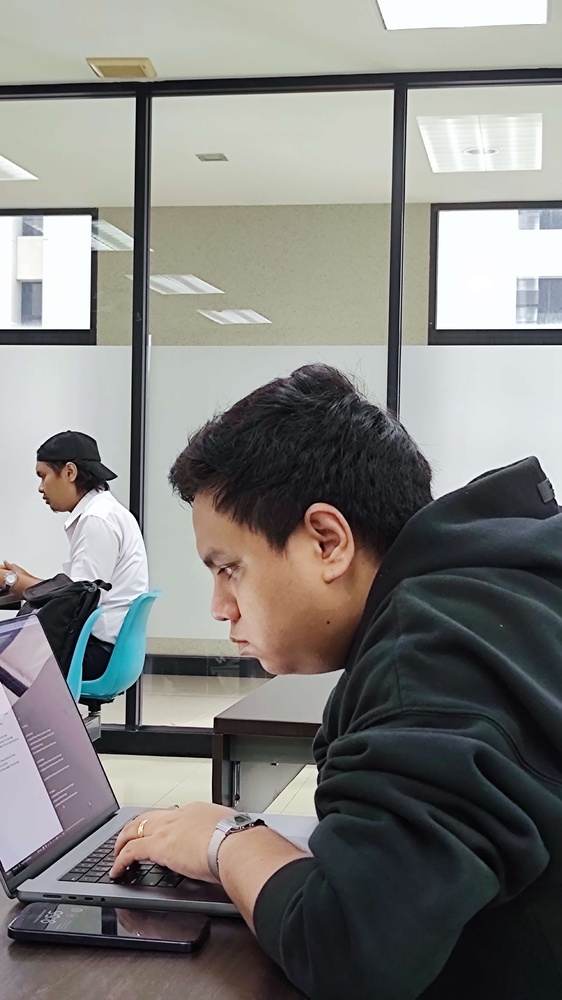
#> input picture quiz/acm.jpg, 562 x 1000 px, shrunk from 2610 x 4640 before the run
$ python q3.py
#> lines starting #> are read from the running program, lines starting #| are printed output that depends on the picture
# -*- coding: utf-8 -*-
"""
Created on Tue Dec 26 10:29:31 2023

@author: Lynn Thit Nyi Nyi
"""

import numpy as np
import cv2 as cv
from matplotlib import pyplot as plt

# Read color image
img_color = cv.imread('acm.jpg', cv.IMREAD_COLOR)
#> img_color is the input picture: shape (1000, 562, 3); mean B, G, R 125.2, 127.9, 128.5

# Display the original color image
plt.imshow(cv.cvtColor(img_color, cv.COLOR_BGR2RGB))
plt.title('Original Color Image')
plt.show()

# Convert color image to RGB
img_rgb = cv.cvtColor(img_color, cv.COLOR_BGR2RGB)

# Extract R, G, and B components
r_channel = img_rgb[:, :, 0]
b_channel = img_rgb[:, :, 2]

# Perform histogram matching on R and B components
r_equ = cv.equalizeHist(r_channel)
b_equ = cv.equalizeHist(b_channel)
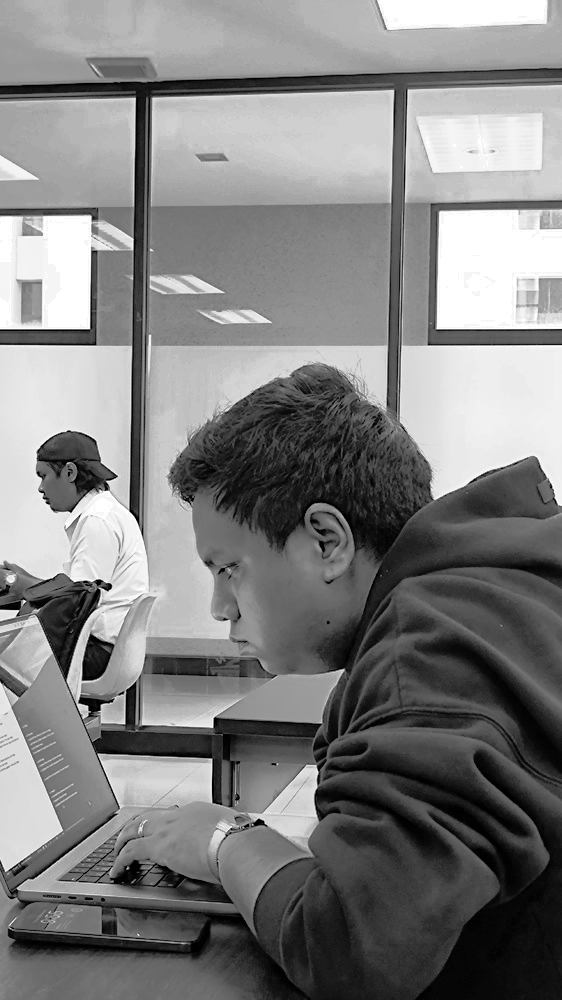
#> b_equ: shape (1000, 562); min 0, max 255, mean 128.3

# Create new color image with equalized R and B components
img_equalized = img_rgb.copy()
img_equalized[:, :, 0] = r_equ
img_equalized[:, :, 2] = b_equ
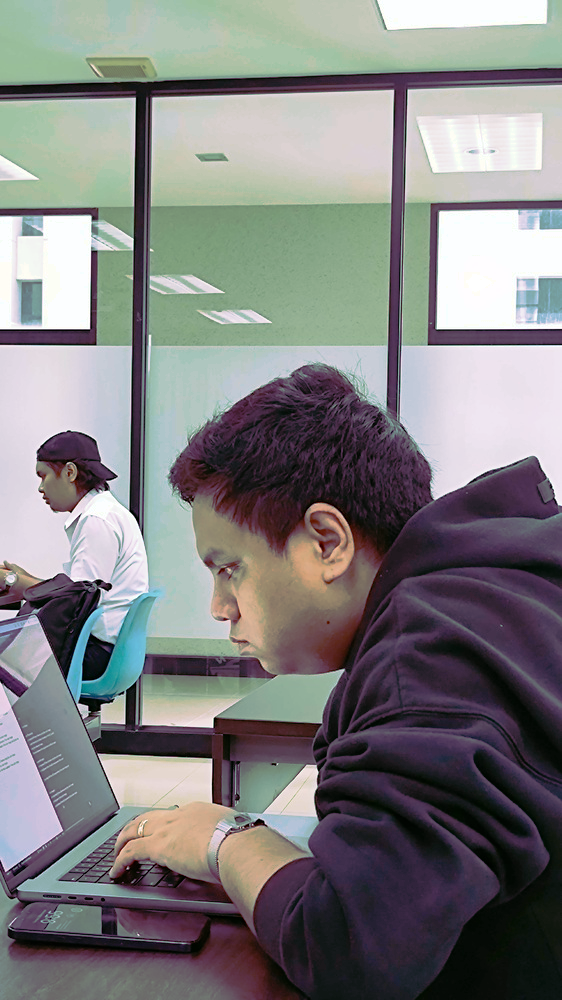
#> img_equalized: shape (1000, 562, 3); mean R, G, B 128.3, 127.9, 128.3

# Display the result after histogram matching
plt.subplot(1, 2, 1)
plt.imshow(img_rgb)
plt.title('Original Color Image')

plt.subplot(1, 2, 2)
plt.imshow(img_equalized)
plt.title('After Histogram Matching')

plt.show()

# Plot histograms of R and B components
plt.figure(figsize=(12, 6))

plt.subplot(1, 2, 1)
plt.hist(r_channel.flatten(), bins=256, color='red', alpha=0.7, rwidth=0.8)
plt.title('(Before) Histogram of R Component for whole image')

plt.subplot(1, 2, 2)
plt.hist(b_channel.flatten(), bins=256, color='blue', alpha=0.7, rwidth=0.8)
plt.title('(After) Histogram of B Component for whole image')

plt.show()
#> figure, not shown here; panel 1: tallest bar 16667 high, from x = 249.1 to 249.9; panel 2: tallest bar 20303 high, from x = 254.1 to 254.9

# Plot histograms of R and B components
plt.figure(figsize=(12, 6))

plt.subplot(1, 2, 1)
plt.hist(r_equ.flatten(), bins=256, color='red', alpha=0.7, rwidth=0.8)
plt.title('(Before) Histogram of R Component for whole image')

plt.subplot(1, 2, 2)
plt.hist(b_equ.flatten(), bins=256, color='blue', alpha=0.7, rwidth=0.8)
plt.title('(After) Histogram of B Component for whole image')

plt.show()
#> figure, not shown here; panel 1: tallest bar 16667 high, from x = 251.1 to 251.9; panel 2: tallest bar 20303 high, from x = 254.1 to 254.9

# Perform local histogram equalization on the third quadrant of the color image
height, width, _ = img_rgb.shape
#> height = 1000; width = 562
third_quadrant = img_rgb[height//2:, :width//2]
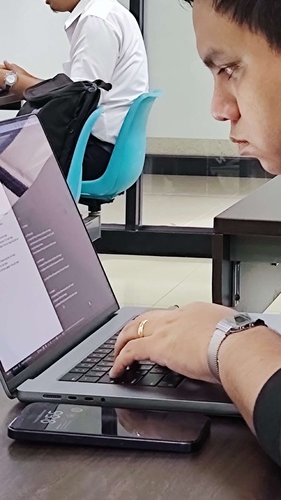
#> third_quadrant: shape (500, 281, 3); mean R, G, B 132.2, 126, 125.8

r_third_quadrant = third_quadrant[:, :, 0]
b_third_quadrant = third_quadrant[:, :, 2]

r_equ_third_quadrant = cv.equalizeHist(r_third_quadrant)
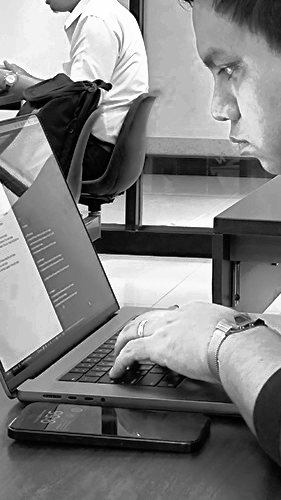
#> r_equ_third_quadrant: shape (500, 281); min 0, max 255, mean 127.8
b_equ_third_quadrant = cv.equalizeHist(b_third_quadrant)
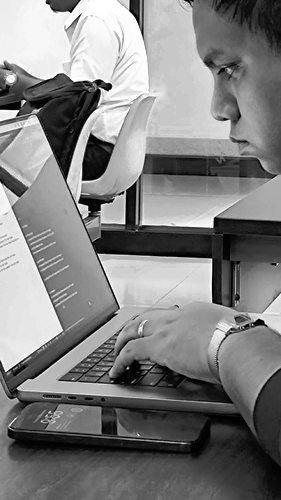
#> b_equ_third_quadrant: shape (500, 281); min 0, max 255, mean 128

img_equalized_third_quadrant = third_quadrant.copy()
img_equalized_third_quadrant[:, :, 0] = r_equ_third_quadrant
img_equalized_third_quadrant[:, :, 2] = b_equ_third_quadrant
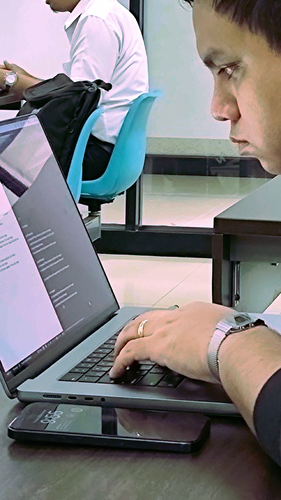
#> img_equalized_third_quadrant: shape (500, 281, 3); mean R, G, B 127.8, 126, 128

# Compute and plot the histogram of the color image
plt.figure(figsize=(12, 6))

plt.subplot(1, 2, 1)
plt.hist(r_third_quadrant.flatten(), bins=256, color='red', alpha=0.7, rwidth=0.8)
plt.title('Histogram of R Component in Third Quadrant')

plt.subplot(1, 2, 2)
plt.hist(b_third_quadrant.flatten(), bins=256, color='blue', alpha=0.7, rwidth=0.8)
plt.title('Histogram of B Component in Third Quadrant')

plt.show()
#> figure, not shown here; panel 1: tallest bar 2702 high, from x = 191.3 to 192.1; panel 2: tallest bar 2981 high, from x = 190.4 to 191.2

# Compute and plot the histogram of the color image
plt.figure(figsize=(12, 6))

plt.subplot(1, 2, 1)
plt.hist(r_equ_third_quadrant.flatten(), bins=256, color='red', alpha=0.7, rwidth=0.8)
plt.title('(Before) Histogram of R Component in 3rd Quadrant')

plt.subplot(1, 2, 2)
plt.hist(b_equ_third_quadrant.flatten(), bins=256, color='blue', alpha=0.7, rwidth=0.8)
plt.title('(After) Histogram of B Component in 3rd Quadrant')

plt.show()
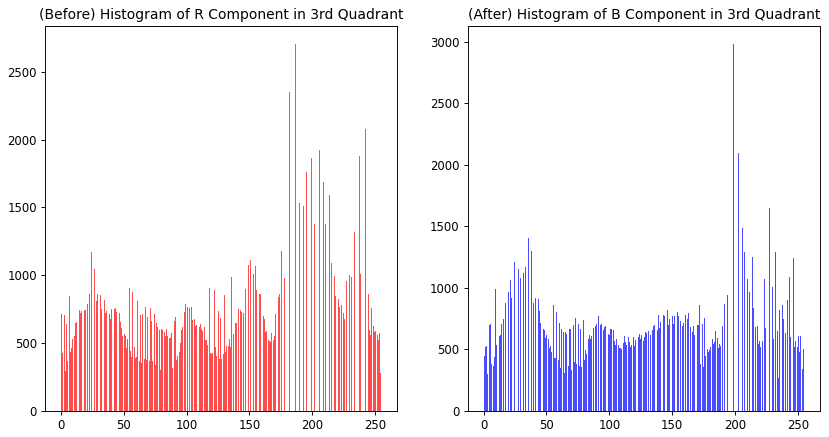
#> figure drawn by matplotlib, 2 panels; panel 1: tallest bar 2702 high, from x = 186.4 to 187.2; panel 2: tallest bar 2981 high, from x = 198.3 to 199.1


# Display the result before and after local histogram equalization in the third quadrant
plt.figure(figsize=(12, 6))

# Before local histogram equalization
plt.subplot(1, 2, 1)
plt.imshow(third_quadrant)
plt.title('Before Local Histogram Equalization')


# After local histogram equalization
plt.subplot(1, 2, 2)
plt.imshow(img_equalized_third_quadrant)
plt.title('After Local Histogram Equalization')

plt.show()

$ run again, with quiz/dog.jpg copied over quiz/acm.jpg
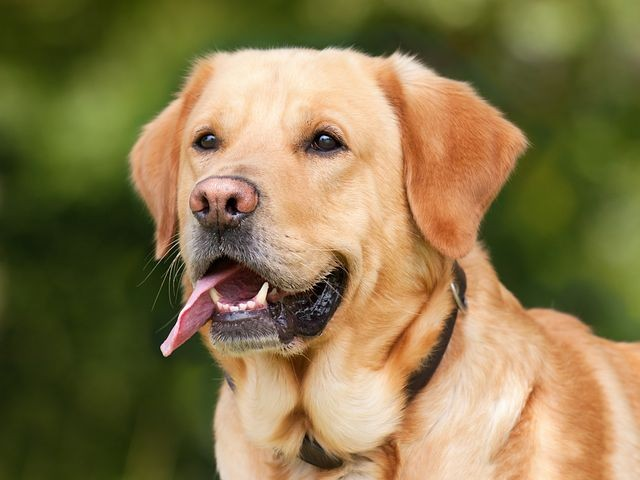
#> input picture quiz/dog.jpg, 640 x 480 px
#> img_color is the input picture: shape (480, 640, 3); mean B, G, R 76.2, 119.6, 136.3
#> `img_equalized_third_quadrant[:, :, 2] = b_equ_third_quadrant`:
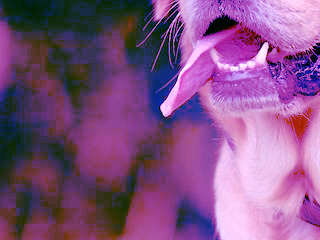
#> img_equalized_third_quadrant: shape (240, 320, 3); mean R, G, B 129.3, 81.5, 130.1
#> `plt.show()`:
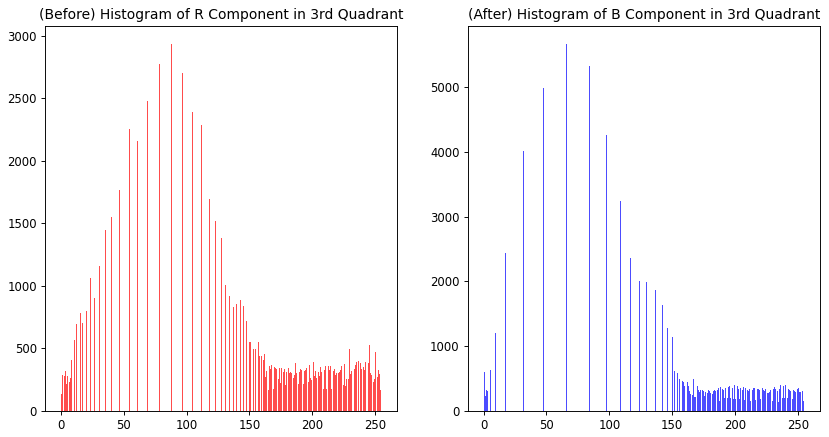
#> figure drawn by matplotlib, 2 panels; panel 1: tallest bar 2932 high, from x = 87.76 to 88.55; panel 2: tallest bar 5657 high, from x = 65.84 to 66.64
